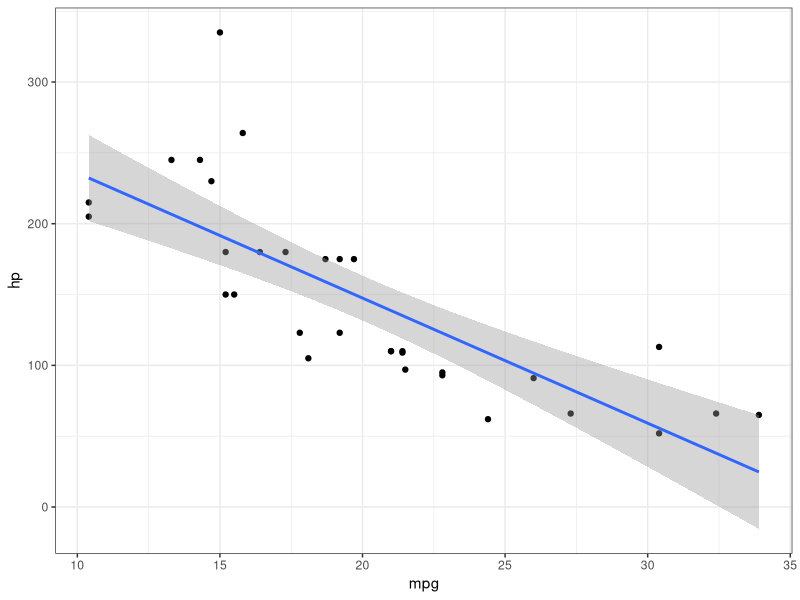

Recreate this plot in R.
## ---- chunk 1
knitr::opts_chunk$set(echo = FALSE, warning = FALSE, error = FALSE)
library(tidyverse)

data("mtcars")
## ---- chunk 2
ggplot(mtcars, aes(x = mpg, y = hp)) + geom_point() + geom_smooth(method= "lm") + theme_bw()
